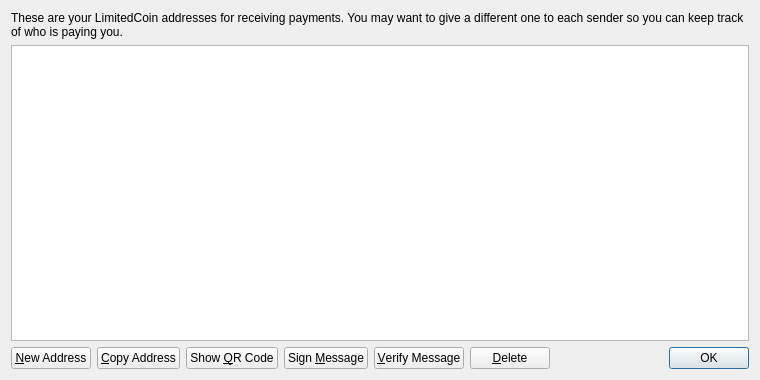
<?xml version="1.0" encoding="UTF-8"?>
<ui version="4.0">
 <class>AddressBookPage</class>
 <widget class="QWidget" name="AddressBookPage">
  <property name="geometry">
   <rect>
    <x>0</x>
    <y>0</y>
    <width>760</width>
    <height>380</height>
   </rect>
  </property>
  <property name="windowTitle">
   <string>Address Book</string>
  </property>
  <layout class="QVBoxLayout" name="verticalLayout">
   <item>
    <widget class="QLabel" name="labelExplanation">
     <property name="text">
      <string>These are your LimitedCoin addresses for receiving payments. You may want to give a different one to each sender so you can keep track of who is paying you.</string>
     </property>
     <property name="textFormat">
      <enum>Qt::PlainText</enum>
     </property>
     <property name="wordWrap">
      <bool>true</bool>
     </property>
    </widget>
   </item>
   <item>
    <widget class="QTableView" name="tableView">
     <property name="contextMenuPolicy">
      <enum>Qt::CustomContextMenu</enum>
     </property>
     <property name="toolTip">
      <string>Double-click to edit address or label</string>
     </property>
     <property name="tabKeyNavigation">
      <bool>false</bool>
     </property>
     <property name="alternatingRowColors">
      <bool>true</bool>
     </property>
     <property name="selectionMode">
      <enum>QAbstractItemView::SingleSelection</enum>
     </property>
     <property name="selectionBehavior">
      <enum>QAbstractItemView::SelectRows</enum>
     </property>
     <property name="sortingEnabled">
      <bool>true</bool>
     </property>
     <attribute name="verticalHeaderVisible">
      <bool>false</bool>
     </attribute>
    </widget>
   </item>
   <item>
    <layout class="QHBoxLayout" name="horizontalLayout">
     <item>
      <widget class="QPushButton" name="newAddressButton">
       <property name="toolTip">
        <string>Create a new address</string>
       </property>
       <property name="text">
        <string>&amp;New Address</string>
       </property>
       <property name="icon">
        <iconset resource="../bitcoin.qrc">
         <normaloff>:/icons/add</normaloff>:/icons/add</iconset>
       </property>
      </widget>
     </item>
     <item>
      <widget class="QPushButton" name="copyToClipboard">
       <property name="toolTip">
        <string>Copy the currently selected address to the system clipboard</string>
       </property>
       <property name="text">
        <string>&amp;Copy Address</string>
       </property>
       <property name="icon">
        <iconset resource="../bitcoin.qrc">
         <normaloff>:/icons/editcopy</normaloff>:/icons/editcopy</iconset>
       </property>
      </widget>
     </item>
     <item>
      <widget class="QPushButton" name="showQRCode">
       <property name="text">
        <string>Show &amp;QR Code</string>
       </property>
       <property name="icon">
        <iconset resource="../bitcoin.qrc">
         <normaloff>:/icons/qrcode</normaloff>:/icons/qrcode</iconset>
       </property>
      </widget>
     </item>
     <item>
      <widget class="QPushButton" name="signMessage">
       <property name="toolTip">
        <string>Sign a message to prove you own a LimitedCoin address</string>
       </property>
       <property name="text">
        <string>Sign &amp;Message</string>
       </property>
       <property name="icon">
        <iconset resource="../bitcoin.qrc">
         <normaloff>:/icons/edit</normaloff>:/icons/edit</iconset>
       </property>
      </widget>
     </item>
     <item>
      <widget class="QPushButton" name="verifyMessage">
       <property name="toolTip">
        <string>Verify a message to ensure it was signed with a specified LimitedCoin address</string>
       </property>
       <property name="text">
        <string>&amp;Verify Message</string>
       </property>
       <property name="icon">
        <iconset resource="../bitcoin.qrc">
         <normaloff>:/icons/transaction_0</normaloff>:/icons/transaction_0</iconset>
       </property>
      </widget>
     </item>
     <item>
      <widget class="QPushButton" name="deleteButton">
       <property name="toolTip">
        <string>Delete the currently selected address from the list</string>
       </property>
       <property name="text">
        <string>&amp;Delete</string>
       </property>
       <property name="icon">
        <iconset resource="../bitcoin.qrc">
         <normaloff>:/icons/remove</normaloff>:/icons/remove</iconset>
       </property>
      </widget>
     </item>
     <item>
      <spacer name="horizontalSpacer">
       <property name="orientation">
        <enum>Qt::Horizontal</enum>
       </property>
       <property name="sizeHint" stdset="0">
        <size>
         <width>40</width>
         <height>20</height>
        </size>
       </property>
      </spacer>
     </item>
     <item>
      <widget class="QDialogButtonBox" name="buttonBox">
       <property name="sizePolicy">
        <sizepolicy hsizetype="Maximum" vsizetype="Fixed">
         <horstretch>0</horstretch>
         <verstretch>0</verstretch>
        </sizepolicy>
       </property>
       <property name="standardButtons">
        <set>QDialogButtonBox::Ok</set>
       </property>
      </widget>
     </item>
    </layout>
   </item>
  </layout>
 </widget>
 <resources>
  <include location="../bitcoin.qrc"/>
 </resources>
 <connections/>
</ui>
